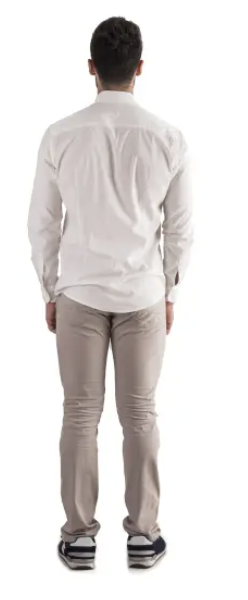
#> input picture data/user_images/user_1764500598/back.png, 248 x 600 px
$ python -i generate_images.py   (imports and definitions only)
#> lines starting #> are read from the running program, lines starting #| are printed output that depends on the picture
#> further down, picture is the input picture: PIL image 248x600 RGBA; mean R, G, B, A 224.9, 221.3, 219.9, 255
import os
import io
from google import genai
from google.genai import types
from PIL import Image
from dotenv import load_dotenv
from pathlib import Path
from typing import Optional, Dict, List

# [1 line not run here, left out]

# Configuration paths - updated to match current structure
BASE_DIR = Path(__file__).parent.parent
USER_IMAGES_DIR = BASE_DIR / "data" / "user_images"

# Output image dimensions (9:16 aspect ratio)
OUTPUT_WIDTH = 1080
OUTPUT_HEIGHT = 1920  # 9:16 ratio


def resize_to_9_16(image: Image.Image) -> Image.Image:
    """
    Resize and crop image to 9:16 aspect ratio (1080x1920).
    Centers the image and crops/pads as needed.
    """
    target_ratio = 9 / 16  # 0.5625
    current_ratio = image.width / image.height
#> current_ratio = 0.413

    if current_ratio > target_ratio:
        # Image is too wide - crop width
        new_width = int(image.height * target_ratio)
        left = (image.width - new_width) // 2
        image = image.crop((left, 0, left + new_width, image.height))
    elif current_ratio < target_ratio:
        # Image is too tall - crop height
        new_height = int(image.width / target_ratio)
#> new_height = 440
        top = (image.height - new_height) // 2
#> top = 80
        image = image.crop((0, top, image.width, top + new_height))
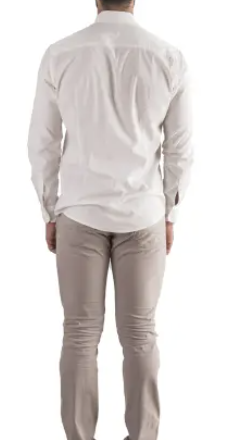
#> image: PIL image 248x440 RGBA; mean R, G, B, A 224.2, 219.7, 218, 255

    # Resize to target dimensions
    image = image.resize((OUTPUT_WIDTH, OUTPUT_HEIGHT), Image.Resampling.LANCZOS)
#> image: PIL image 1080x1920 RGBA

    return image

# Initialize Google GenAI client
api_key = os.getenv("IMAGE_API_KEY")
# [6 lines not run here, left out]


# [184 lines left out: functions generate_clothing_image_for_angle, generate_all_angles_for_product, generate_combined_images_for_all_products, not called in this run]


# [31 lines not run here, left out]

>>> from PIL import Image
>>> picture = Image.open('../data/user_images/user_1764500598/back.png')
>>> result = resize_to_9_16(picture)
